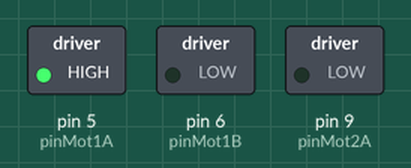
Recording of a sketch running on a simulated Arduino Uno, built with avr-gcc and run on an emulated ATmega328P. Parts: switched loads named in the sketch (green lamp = pin HIGH).

Above: at 1.0 s.
At 3.0 s:
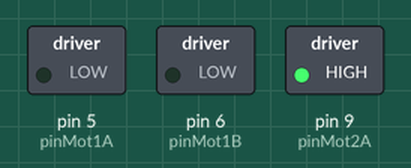
At 5.0 s:
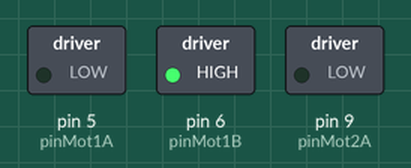
At 7.0 s:
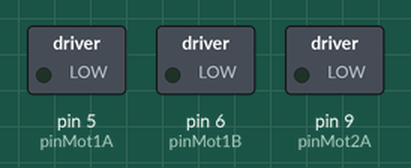
Timing chart, 0 to 10.4 s (numbered marks = the images above):
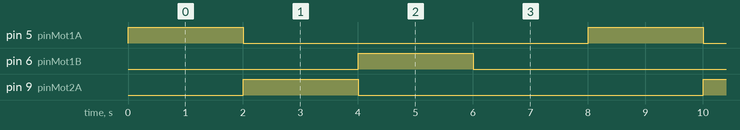

The sketch:

testesMotor.ino
```cpp
  #define pinMot1A 5
  #define pinMot1B 6
  #define pinMot2A 9
  #define pinMot2B 10

void setup() {
  // put your setup code here, to run once:
  pinMode (pinMot1A, OUTPUT);
  pinMode (pinMot1B, OUTPUT);
  pinMode (pinMot2A, OUTPUT);
  pinMode (pinMot1B, OUTPUT);
}

void loop() {
  // put your main code here, to run repeatedly:
  digitalWrite (pinMot1A, 20);
  delay (2000);
  digitalWrite (pinMot1A, LOW);

  digitalWrite (pinMot2A, 20);
  delay (2000);
  digitalWrite (pinMot2A, LOW);

  digitalWrite (pinMot1B, 20);
  delay (2000);
  digitalWrite (pinMot1B, LOW);

  digitalWrite (pinMot2B, 20);
  delay (2000);
  digitalWrite (pinMot2B, LOW);


}
```

Measured:
- by itself, pin 5 (pinMot1A), pin 6 (pinMot1B), pin 9 (pinMot2A): alternates HIGH for 2.0 s and LOW for 6.0 s
- by itself, everything shown: repeats every 8.0 s, in 4 steps
